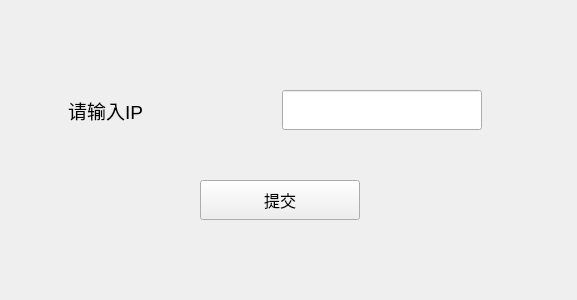
<?xml version="1.0" encoding="UTF-8"?>
<ui version="4.0">
 <class>SetIPDialog</class>
 <widget class="QWidget" name="SetIPDialog">
  <property name="geometry">
   <rect>
    <x>0</x>
    <y>0</y>
    <width>577</width>
    <height>300</height>
   </rect>
  </property>
  <property name="windowTitle">
   <string>Form</string>
  </property>
  <widget class="QPushButton" name="pushButton">
   <property name="geometry">
    <rect>
     <x>200</x>
     <y>180</y>
     <width>160</width>
     <height>40</height>
    </rect>
   </property>
   <property name="minimumSize">
    <size>
     <width>160</width>
     <height>40</height>
    </size>
   </property>
   <property name="maximumSize">
    <size>
     <width>160</width>
     <height>40</height>
    </size>
   </property>
   <property name="font">
    <font>
     <pointsize>12</pointsize>
    </font>
   </property>
   <property name="text">
    <string>提交</string>
   </property>
  </widget>
  <widget class="QWidget" name="">
   <property name="geometry">
    <rect>
     <x>60</x>
     <y>70</y>
     <width>431</width>
     <height>81</height>
    </rect>
   </property>
   <layout class="QGridLayout" name="gridLayout">
    <item row="0" column="0">
     <widget class="QLabel" name="label_9">
      <property name="minimumSize">
       <size>
        <width>200</width>
        <height>40</height>
       </size>
      </property>
      <property name="maximumSize">
       <size>
        <width>100</width>
        <height>40</height>
       </size>
      </property>
      <property name="font">
       <font>
        <pointsize>14</pointsize>
       </font>
      </property>
      <property name="text">
       <string>请输入IP</string>
      </property>
     </widget>
    </item>
    <item row="0" column="1">
     <widget class="QLineEdit" name="lineEdit">
      <property name="minimumSize">
       <size>
        <width>200</width>
        <height>40</height>
       </size>
      </property>
      <property name="maximumSize">
       <size>
        <width>200</width>
        <height>40</height>
       </size>
      </property>
      <property name="font">
       <font>
        <pointsize>12</pointsize>
       </font>
      </property>
     </widget>
    </item>
   </layout>
  </widget>
 </widget>
 <resources/>
 <connections/>
</ui>
